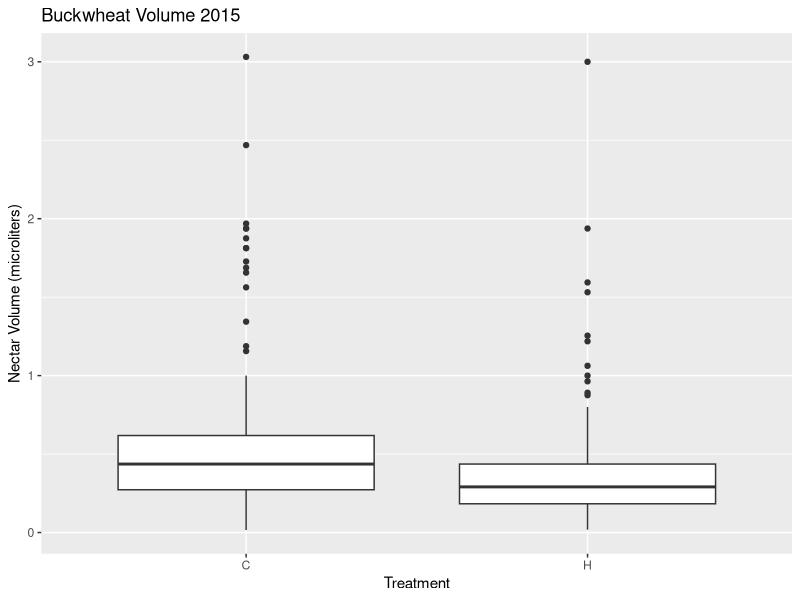
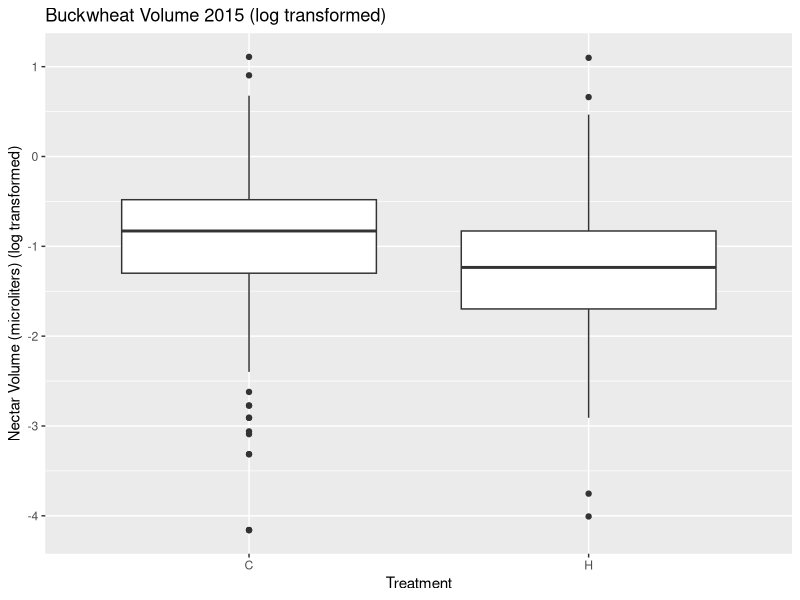
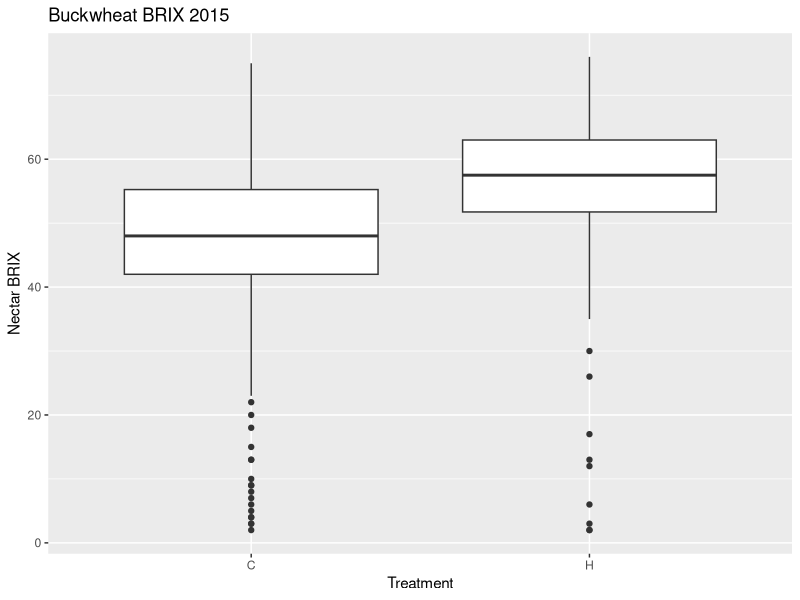
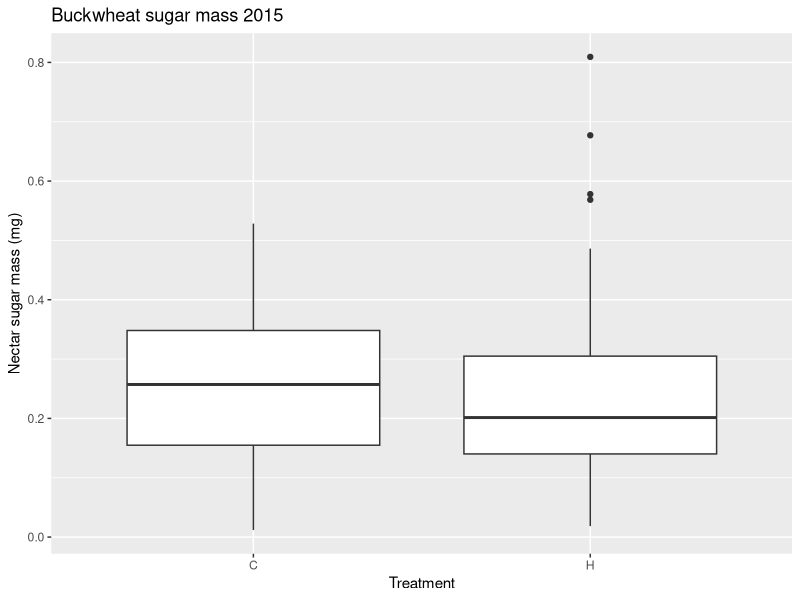
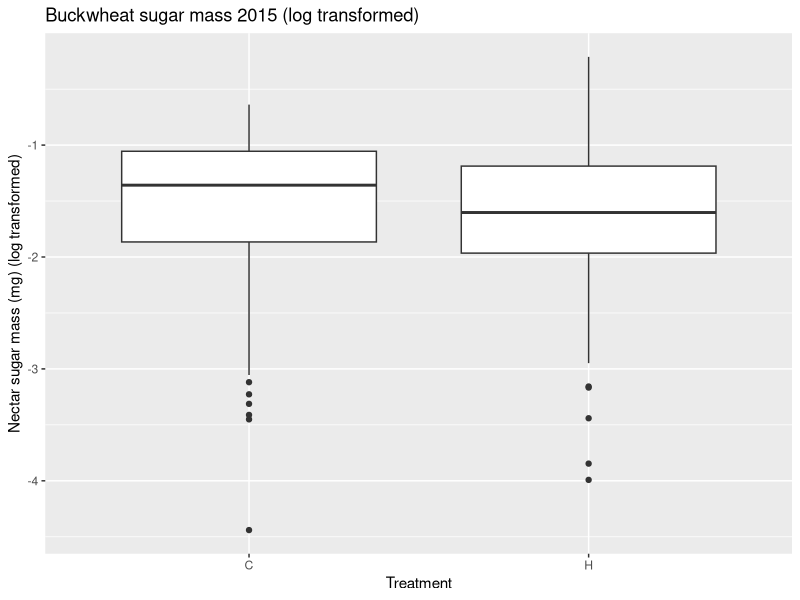
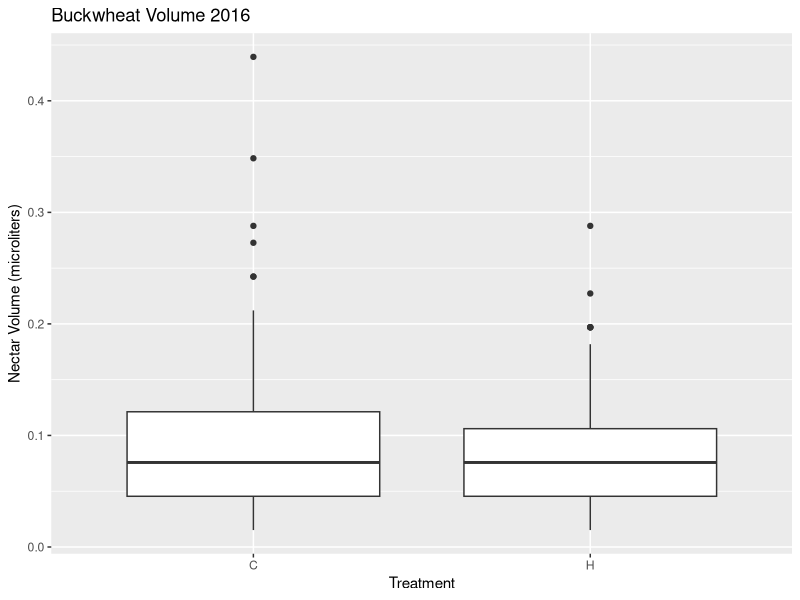
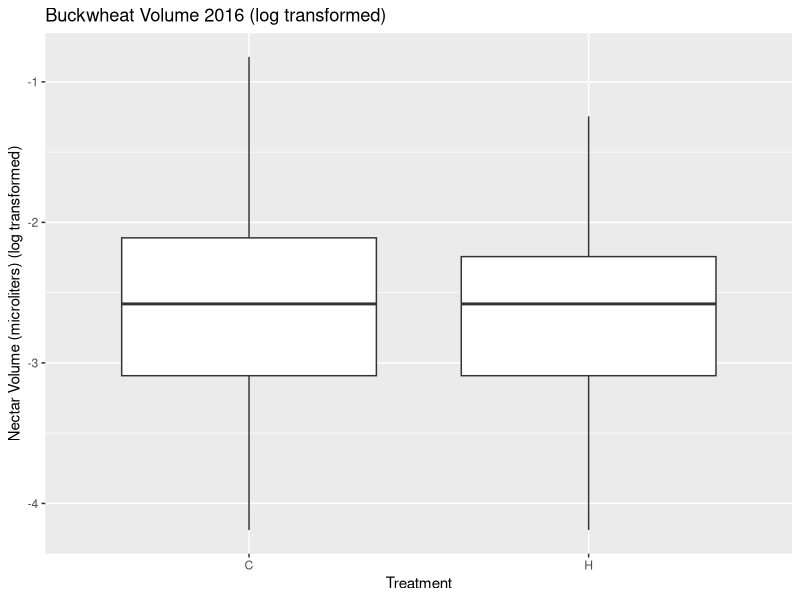
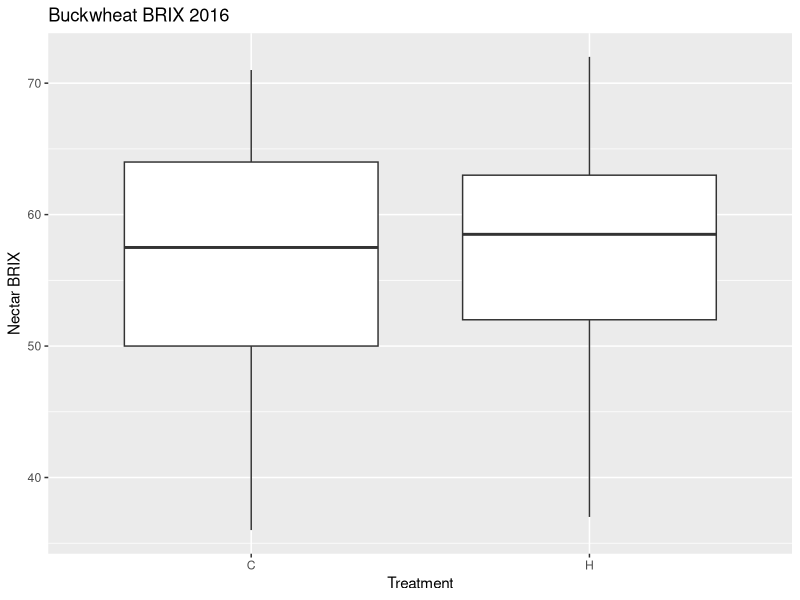

Write R code to recreate these figures, in order.
library(ggplot2)
library(dplyr)

setwd("D:/Iowa State University/Debinski Lab/Nectar data/MAL")

buckvol15 <- read.csv("nectar analysis/data files/buckvol15.csv", header = T)
buckvol16 <- read.csv("nectar analysis/data files/buckvol16.csv", header = T)
buckvolboth <- rbind(buckvol15,buckvol16)

bucksug15 <- read.csv("nectar analysis/data files/bucksugar15.csv", header = T)
bucksug16 <- read.csv("nectar analysis/data files/bucksugar16.csv", header = T)
bucksugboth <- rbind(bucksug15,bucksug16)

buckvol15$lnvol <- log(buckvol15$volume)
buckvol16$lnvol <- log(buckvol16$volume)
buckvolboth$lnvol <- log(buckvolboth$volume)

bucksug15$lnmass <- log(bucksug15$mass)
bucksug16$lnmass <- log(bucksug16$mass)
bucksugboth$lnmass <- log(bucksugboth$mass)

#2015

ggplot(buckvol15, aes(x=treatment, y=volume)) + geom_boxplot() +
  xlab("Treatment") +
  ylab("Nectar Volume (microliters)") + ggtitle("Buckwheat Volume 2015")

ggplot(buckvol15, aes(x=treatment, y=lnvol)) + geom_boxplot() +
  xlab("Treatment") +
  ylab("Nectar Volume (microliters) (log transformed)") + ggtitle("Buckwheat Volume 2015 (log transformed)")

ggplot(bucksug15, aes(x=treatment, y=BRIX)) + geom_boxplot() +
  xlab("Treatment") +
  ylab("Nectar BRIX") + ggtitle("Buckwheat BRIX 2015")

ggplot(bucksug15, aes(x=treatment, y=mass)) + geom_boxplot() +
  xlab("Treatment") +
  ylab("Nectar sugar mass (mg)") + ggtitle("Buckwheat sugar mass 2015")

ggplot(bucksug15, aes(x=treatment, y=lnmass)) + geom_boxplot() +
  xlab("Treatment") +
  ylab("Nectar sugar mass (mg) (log transformed)") + ggtitle("Buckwheat sugar mass 2015 (log transformed)")


#2016

ggplot(buckvol16, aes(x=treatment, y=volume)) + geom_boxplot() +
  xlab("Treatment") +
  ylab("Nectar Volume (microliters)") + ggtitle("Buckwheat Volume 2016")

ggplot(buckvol16, aes(x=treatment, y=lnvol)) + geom_boxplot() +
  xlab("Treatment") +
  ylab("Nectar Volume (microliters) (log transformed)") + ggtitle("Buckwheat Volume 2016 (log transformed)")

ggplot(bucksug16, aes(x=treatment, y=BRIX)) + geom_boxplot() +
  xlab("Treatment") +
  ylab("Nectar BRIX") + ggtitle("Buckwheat BRIX 2016")

ggplot(bucksug16, aes(x=treatment, y=mass)) + geom_boxplot() +
  xlab("Treatment") +
  ylab("Nectar sugar mass (mg)") + ggtitle("Buckwheat sugar mass 2016")

ggplot(bucksug16, aes(x=treatment, y=lnmass)) + geom_boxplot() +
  xlab("Treatment") +
  ylab("Nectar sugar mass (mg) (log transformed)") + ggtitle("Buckwheat sugar mass 2016 (log transformed)")

